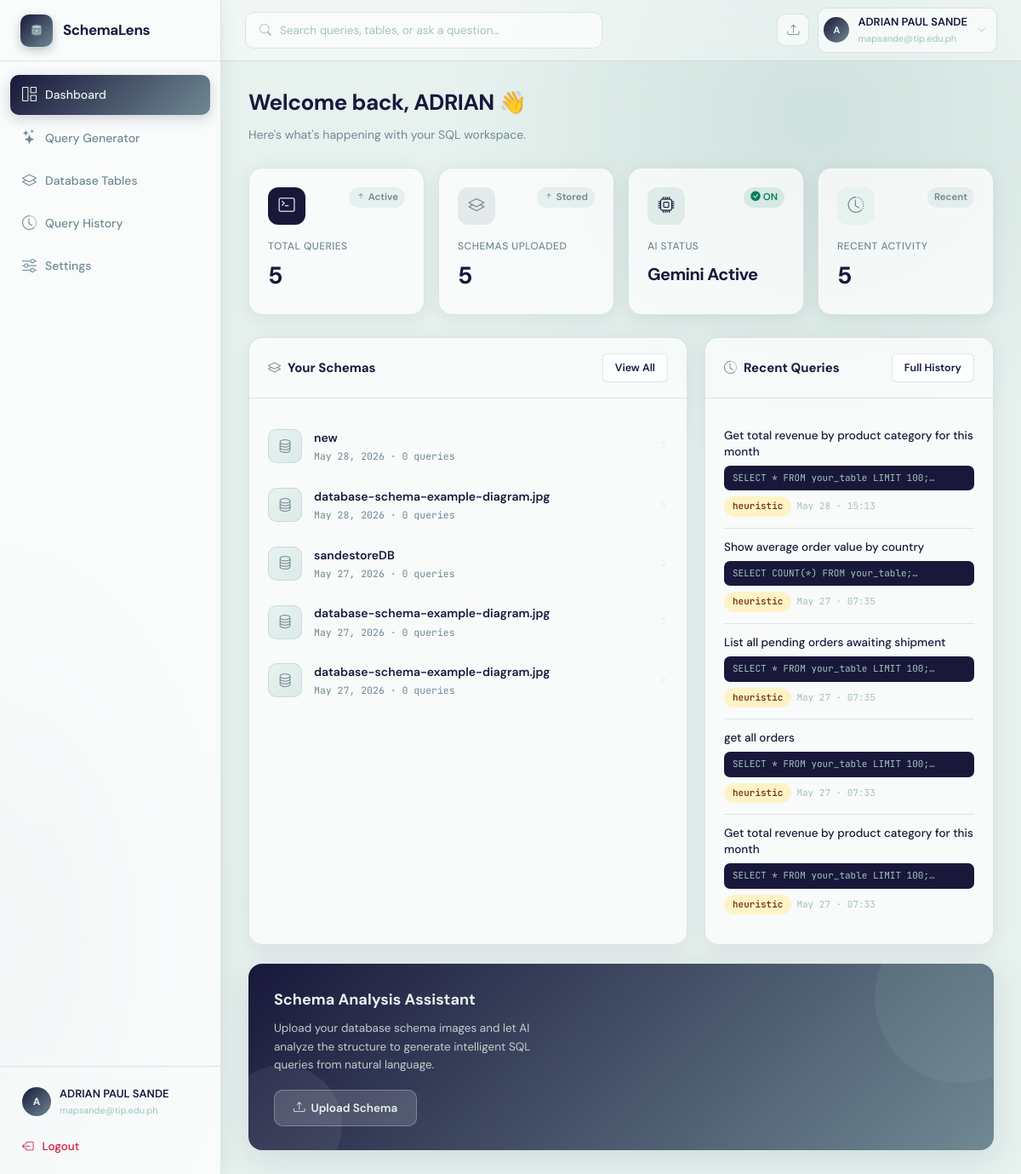
The page /dashboard (signed in) on the database as committed earlier.
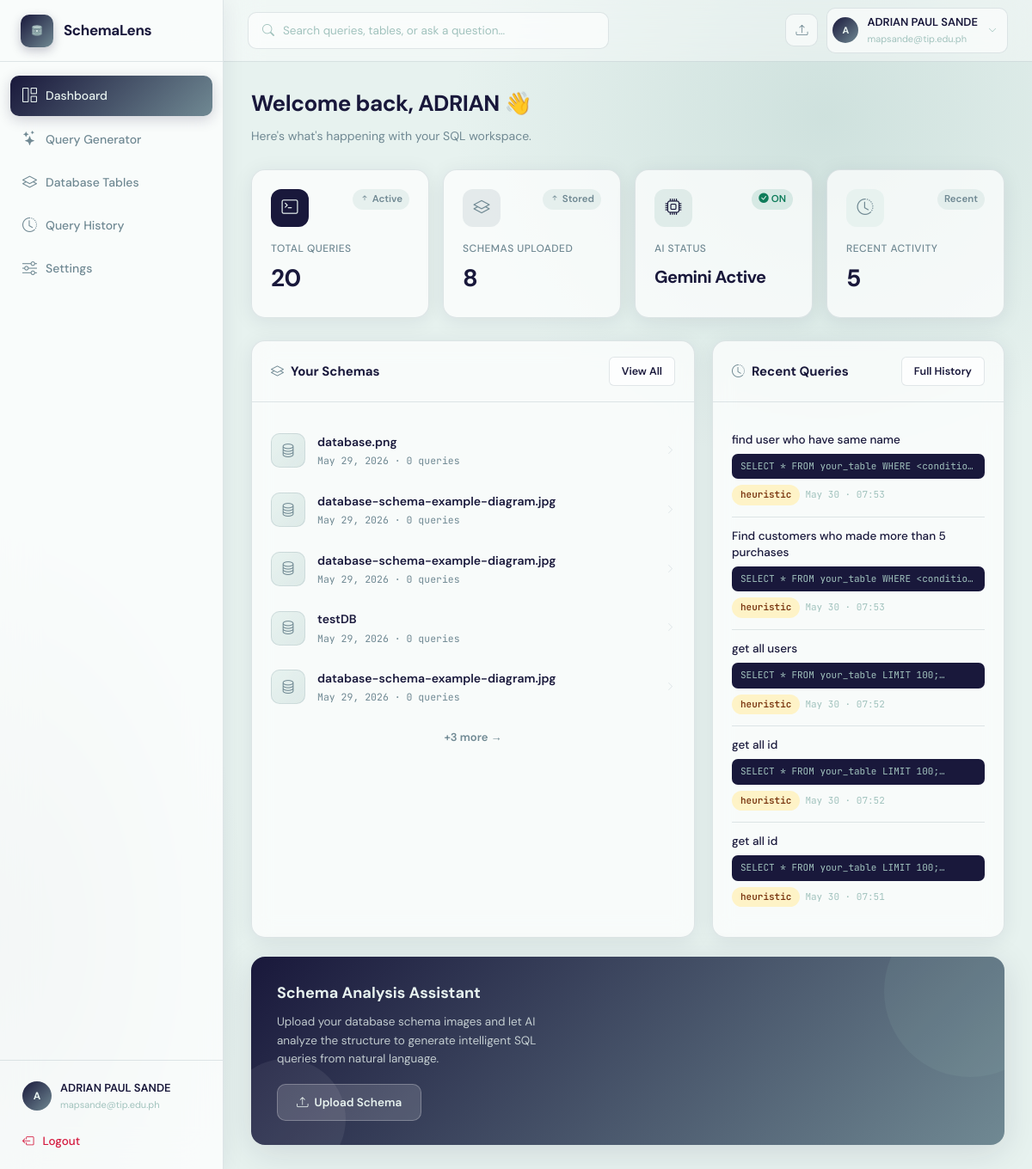
The same page on the database as committed later.
### app.py (models this page shows)
class SchemaUpload(db.Model):
    __tablename__ = "schema_uploads"
    id            = db.Column(db.Integer, primary_key=True)
    user_id       = db.Column(db.Integer, db.ForeignKey("users.id"), nullable=False)
    filename      = db.Column(db.String(256), nullable=False)
    original_name = db.Column(db.String(256), nullable=False)
    schema_name   = db.Column(db.String(120), default="")
    ocr_text      = db.Column(db.Text, default="")
    parsed_schema = db.Column(db.Text, default="")   # JSON
    confirmed_schema = db.Column(db.Text, default="")  # JSON — user-confirmed/edited version
    uploaded_at   = db.Column(db.DateTime, default=datetime.datetime.utcnow)
    queries       = db.relationship("QueryHistory", backref="schema", lazy=True,
                                    cascade="all, delete-orphan")

class QueryHistory(db.Model):
    __tablename__ = "query_history"
    id             = db.Column(db.Integer, primary_key=True)
    user_id        = db.Column(db.Integer, db.ForeignKey("users.id"), nullable=False)
    schema_id      = db.Column(db.Integer, db.ForeignKey("schema_uploads.id"), nullable=True)
    natural_query  = db.Column(db.Text, nullable=False)
    generated_sql  = db.Column(db.Text, default="")
    model_used     = db.Column(db.String(80), default="")
    sql_explanation = db.Column(db.Text, default="")     # Feature 2: plain-English explanation
    accuracy_score  = db.Column(db.Float, default=None)  # Feature 4: confidence score
    accuracy_notes  = db.Column(db.Text, default="")     # Feature 4: validation notes
    conversation_context = db.Column(db.Text, default="")  # Feature 3: JSON conversation history
    created_at     = db.Column(db.DateTime, default=datetime.datetime.utcnow)

### app.py (the view)
@app.route("/dashboard")
@login_required
def dashboard():
    schemas  = SchemaUpload.query.filter_by(user_id=current_user.id)\
                .order_by(SchemaUpload.uploaded_at.desc()).all()
    recent_q = QueryHistory.query.filter_by(user_id=current_user.id)\
                .order_by(QueryHistory.created_at.desc()).limit(5).all()
    total_q  = QueryHistory.query.filter_by(user_id=current_user.id).count()
    return render_template("dashboard.html",
                           schemas=schemas, recent_queries=recent_q,
                           total_queries=total_q)

### app.py (called while the page is built)
@login_manager.user_loader
def load_user(user_id):
    return db.session.get(User, int(user_id))

### templates/dashboard.html (shortened to what the changed rows need)
{% extends "base.html" %}
{% block content %}
<div class="dash-header fade-in">
  <h1>Welcome back, {{ current_user.name.split()[0] }} 👋</h1>
</div>
<div class="stats-grid fade-in fade-in-1">
  <div class="stat-card">
    <div class="stat-card-top">
      <div class="stat-card-icon dark"><i class="bi bi-terminal"></i></div>
      <span class="stat-change"><i class="bi bi-arrow-up-short"></i> Active</span>
    </div>
    <div class="stat-label">Total Queries</div>
    <div class="stat-value">{{ total_queries }}</div>
  </div>
  <div class="stat-card">
    <div class="stat-card-top">
      <div class="stat-card-icon mid"><i class="bi bi-layers"></i></div>
      <span class="stat-change"><i class="bi bi-arrow-up-short"></i> Stored</span>
    </div>
    <div class="stat-label">Schemas Uploaded</div>
    <div class="stat-value">{{ schemas|length }}</div>
  </div>
</div>
<div class="dash-grid">
  <div class="card fade-in fade-in-2">
    <div class="card-body">
      {% if schemas %}
        {% for s in schemas[:5] %}
        <a href="{{ url_for('schema_detail', schema_id=s.id) }}" style="text-decoration:none;color:inherit;display:block;">
          <div class="schema-row">
            <div class="schema-thumb"><i class="bi bi-database" style="color:var(--primary-mid);"></i></div>
            <div class="flex-1">
              <div class="schema-row-name">{{ s.schema_name or s.original_name }}</div>
              <div class="schema-row-meta">{{ s.uploaded_at.strftime('%b %d, %Y') }} · {{ s.queries|length }} queries</div>
            </div>
            <i class="bi bi-chevron-right" style="color:var(--border);font-size:11px;"></i>
          </div>
        </a>
        {% endfor %}
        {% if schemas|length > 5 %}
        <div style="text-align:center;padding:12px 0 0;">
          <a href="{{ url_for('schemas') }}" style="font-size:13px;color:var(--primary-mid);font-weight:600;text-decoration:none;">+{{ schemas|length - 5 }} more →</a>
        </div>
        {% endif %}
      {% endif %}
    </div>
  </div>
  <div class="card fade-in fade-in-3">
    <div class="card-body">
      {% if recent_queries %}
        {% for q in recent_queries %}
        <div class="query-row">
          <div class="query-row-text">{{ q.natural_query[:80] }}{% if q.natural_query|length > 80 %}…{% endif %}</div>
          <div class="query-row-sql">{{ q.generated_sql[:80] }}…</div>
          <div style="margin-top:7px;display:flex;gap:6px;align-items:center;">
            <span class="badge {{ 'badge-dark' if q.model_used != 'heuristic' else 'badge-amber' }}">{{ q.model_used }}</span>
            <span style="font-size:11px;color:var(--text-xs);font-family:var(--mono);">{{ q.created_at.strftime('%b %d · %H:%M') }}</span>
          </div>
        </div>
        {% endfor %}
      {% else %}
        <div class="empty" style="padding:36px 0;">
          <i class="bi bi-terminal"></i>
          <h4>No queries yet</h4>
          <a href="{{ url_for('query_page') }}" class="btn btn-primary mt-3" style="display:inline-flex;">Generate SQL</a>
        </div>
      {% endif %}
    </div>
  </div>
</div>
{% endblock %}

Rows that differ between the two databases and show on the page:
no longer on this page (row unchanged): SchemaUpload: schema_name "new", uploaded_at "May 28, 2026", queries|length "0"
no longer on this page (row unchanged): SchemaUpload: schema_name "database-schema-example-diagram.jpg", uploaded_at "May 28, 2026", queries|length "0"
removed SchemaUpload: schema_name "sandestoreDB", uploaded_at "May 27, 2026", queries|length "0"
removed SchemaUpload: schema_name "database-schema-example-diagram.jpg", uploaded_at "May 27, 2026", queries|length "0"
removed SchemaUpload: schema_name "database-schema-example-diagram.jpg", uploaded_at "May 27, 2026", queries|length "0"
no longer on this page (row unchanged): QueryHistory: natural_query "Get total revenue by product category for this month", generated_sql "SELECT * FROM your_table LIMIT 100;", model_used "heuristic", created_at "May 28 · 15:13"
no longer on this page (row unchanged): QueryHistory: natural_query "Show average order value by country", generated_sql "SELECT COUNT(*) FROM your_table;", model_used "heuristic", created_at "May 27 · 07:35"
no longer on this page (row unchanged): QueryHistory: natural_query "List all pending orders awaiting shipment", generated_sql "SELECT * FROM your_table LIMIT 100;", model_used "heuristic", created_at "May 27 · 07:35"
no longer on this page (row unchanged): QueryHistory: natural_query "get all orders", generated_sql "SELECT * FROM your_table LIMIT 100;", model_used "heuristic", created_at "May 27 · 07:33"
no longer on this page (row unchanged): QueryHistory: natural_query "Get total revenue by product category for this month", generated_sql "SELECT * FROM your_table LIMIT 100;", model_used "heuristic", created_at "May 27 · 07:33"
added SchemaUpload: schema_name "database.png", uploaded_at "May 29, 2026", queries|length "0"
added SchemaUpload: schema_name "database-schema-example-diagram.jpg", uploaded_at "May 29, 2026", queries|length "0"
added SchemaUpload: schema_name "database-schema-example-diagram.jpg", uploaded_at "May 29, 2026", queries|length "0"
added SchemaUpload: schema_name "testDB", uploaded_at "May 29, 2026", queries|length "0"
added SchemaUpload: schema_name "database-schema-example-diagram.jpg", uploaded_at "May 29, 2026", queries|length "0"
added QueryHistory: natural_query "find user who have same name", generated_sql "SELECT * FROM your_table WHERE <conditio…", model_used "heuristic", created_at "May 30 · 07:53"
added QueryHistory: natural_query "Find customers who made more than 5 purchases", generated_sql "SELECT * FROM your_table WHERE <conditio…", model_used "heuristic", created_at "May 30 · 07:53"
added QueryHistory: natural_query "get all users", generated_sql "SELECT * FROM your_table LIMIT 100;", model_used "heuristic", created_at "May 30 · 07:52"
added QueryHistory: natural_query "get all id", generated_sql "SELECT * FROM your_table LIMIT 100;", model_used "heuristic", created_at "May 30 · 07:52"
added QueryHistory: natural_query "get all id", generated_sql "SELECT * FROM your_table LIMIT 100;", model_used "heuristic", created_at "May 30 · 07:51"
Other text that changed with them:
{{ total_queries }}: "5" → "20"
{{ schemas|length }}: "5" → "8"
{{ schemas|length - 5 }}: (not shown) → "3"
text now shown: "+ more →"
